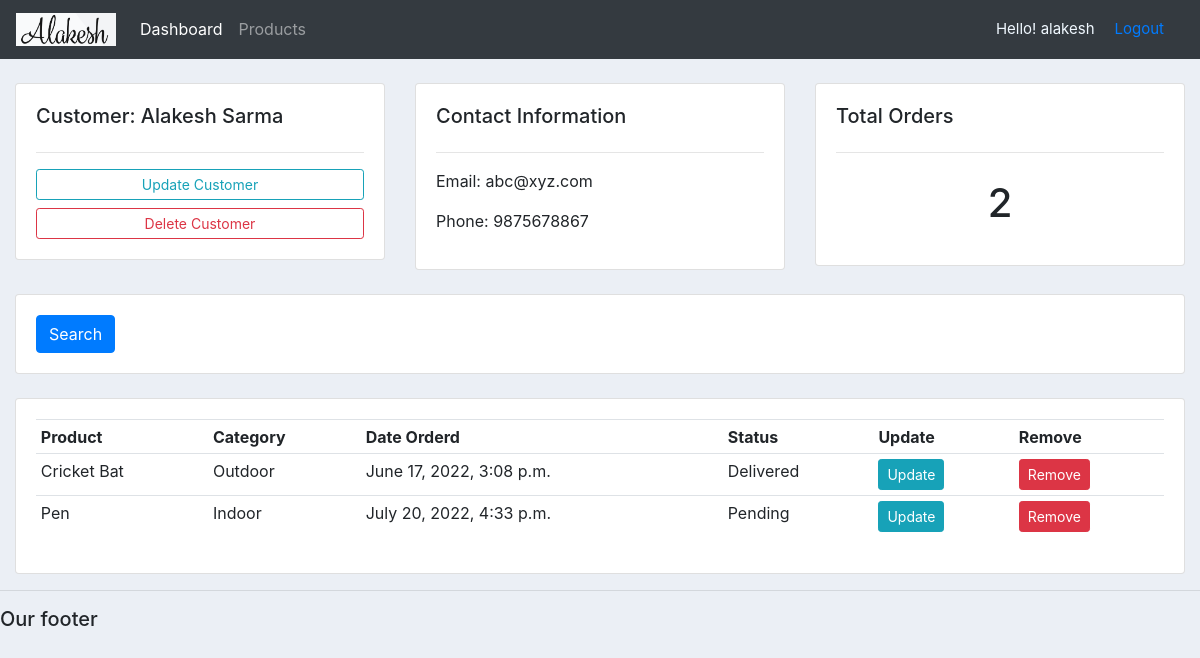
The app's page /customer/1/ (signed in) with its own data.
### accounts/models.py (models this page shows, shortened)
class customer(models.Model):
    name=models.CharField(max_length=200, null=True)
    phone=models.CharField(max_length=200, null=True)
    email=models.CharField(max_length=200, null=True)
    date_created=models.DateTimeField(auto_now_add=True)

class order(models.Model):
    STATUS=(
        ('Pending','Pending'),
        ('Out for Delivery', 'Out for Delivery'),
        ('Delivered','Delivered')
    )
    customer=models.ForeignKey(customer, null=True, on_delete=models.SET_NULL)
    product=models.ForeignKey(products, null=True, on_delete=models.SET_NULL)
    date_created=models.DateTimeField(auto_now_add=True, null=True)
    status=models.CharField(max_length=200, null=True, choices=STATUS)
    tags=models.ManyToManyField(tag)

class products(models.Model):
    CATEGORY=(
        ('Indoor','Indoor'),
        ('Outdoor','Outdoor')
    )
    name=models.CharField(max_length=200, null=True)
    price=models.FloatField()
    category=models.CharField(max_length=200, null=True, choices=CATEGORY)
    description=models.CharField(max_length=200, null=True)
    date_created=models.DateTimeField(auto_now_add=True, null=True)
    def __str__(self):
        return self.name

### accounts/views.py (the view)
# urls.py: path('customer/<int:c_id>/', views.Customer, name='customer'),
def Customer(request, c_id):
    c_data=customer.objects.get(id=c_id)
    c_order=c_data.order_set.all()
    t_order=c_order.count()
    context={'c_data':c_data,'c_order':c_order,'t_order': t_order}
    return render(request, 'accounts/customer.html',context)

### accounts/templates/accounts/customer.html
{%  extends 'accounts/main.html' %}
{% block content %}
	<br>
<div class="row">
	<div class="col-md">
		<div class="card card-body">
			<h5>Customer:        {{c_data.name}}</h5>
			<hr>
			<a class="btn btn-outline-info  btn-sm btn-block" href="{% url 'update_cust' c_data.id %}">Update Customer</a>
			<a class="btn btn-outline-danger  btn-sm btn-block" href="">Delete Customer</a>
		</div>
	</div>
	<div class="col-md">
		<div class="card card-body">
			<h5>Contact Information</h5>
			<hr>
			<p>Email: {{c_data.email}}</p>
			<p>Phone: {{c_data.phone}}</p>
		</div>
	</div>
	<div class="col-md">
		<div class="card card-body">
			<h5>Total Orders</h5>
			<hr>
			<h1 style="text-align: center;padding: 10px">{{t_order}}</h1>
		</div>
	</div>
</div>
<br>
<div class="row">
	<div class="col">
		<div class="card card-body">
			<form method="get">
		    <button class="btn btn-primary" type="submit">Search</button>
		  </form>
		</div>
	</div>
</div>
<br>
<div class="row">
	<div class="col-md">
		<div class="card card-body">
			<table class="table table-sm">
				<tr>
					<th>Product</th>
					<th>Category</th>
					<th>Date Orderd</th>
					<th>Status</th>
					<th>Update</th>
					<th>Remove</th>
				</tr>
				{% for order in c_order %}
					<tr>
						<td>{{order.product}}</td>
						<td>{{order.product.category}}</td>
						<td> {{order.date_created}} </td>
						<td>{{order.status}} </td>
						<td><a class="btn btn-sm btn-info" href="{% url 'update_Order' order.id %}">Update</a></td>
						<td><a class ="btn btn-sm btn-danger" href="{% url 'delete_order' order.id %}">Remove</a></td>
					</tr>
				{% endfor %}
			</table>
		</div>
	</div>
</div>
{% endblock %}

### accounts/templates/accounts/navbar.html (shortened to what this page needs)
{% load static %}
<nav class="navbar navbar-expand-lg navbar-dark bg-dark">
    <a class="navbar-brand" href="{% url 'home' %}"><img src="{% static '/image/logo.png' %}" width="100"></a>
    <div class="collapse navbar-collapse" id="navbarNav">
      <ul class="navbar-nav">
        <li class="nav-item active">
          <a class="nav-link" href="{% url 'home' %}">Dashboard</a>
        </li>
        <li class="nav-item">
          <a class="nav-link" href="{% url 'products' %}">Products</a>
        </li>
      </ul>
    </div>
    <span class="hello-msg">Hello! {{request.user}}</span>
    <span class="hello-msg"><a href="{% url 'logout' %}">Logout</a></span>
  </nav>

### static/css/style.css (style rules this page uses)
body { background-color: #ebeff5; }

### accounts/templates/accounts/navbar.html (style rules this page uses)
.hello-msg { color:aliceblue; font-size: 15px; margin-right: 20px; }

### records on screen
customer: name "Alakesh Sarma", email "abc@xyz.com", phone "9875678867"
order: product "Cricket Bat", product.category "Outdoor", date_created "June 17, 2022, 3:08 p.m.", status "Delivered"
order: product "Pen", product.category "Indoor", date_created "July 20, 2022, 4:33 p.m.", status "Pending"

### other values on screen
{{ request.user }} "alakesh"
{{ t_order }} "2"
